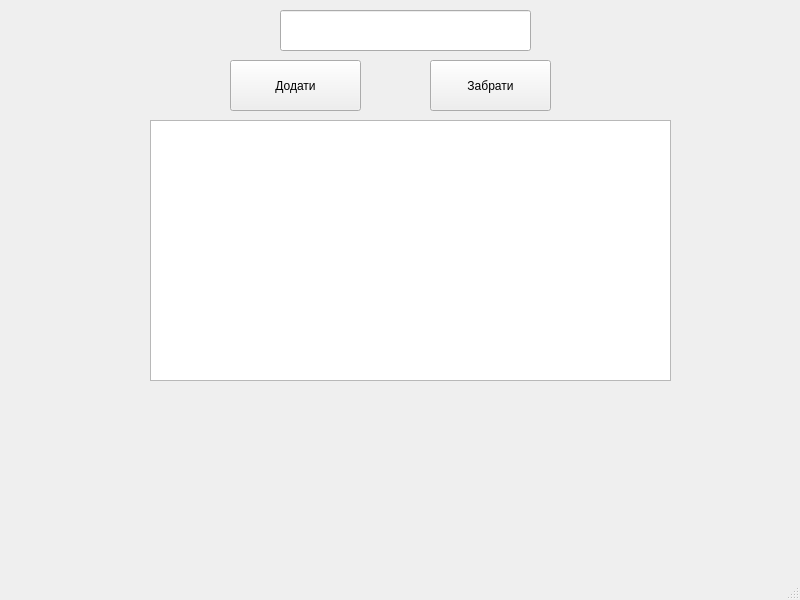
<?xml version="1.0" encoding="UTF-8"?>
<ui version="4.0">
 <class>MainWindow</class>
 <widget class="QMainWindow" name="MainWindow">
  <property name="geometry">
   <rect>
    <x>0</x>
    <y>0</y>
    <width>800</width>
    <height>600</height>
   </rect>
  </property>
  <property name="windowTitle">
   <string>MainWindow</string>
  </property>
  <widget class="QWidget" name="centralwidget">
   <widget class="QLineEdit" name="lineEdit">
    <property name="geometry">
     <rect>
      <x>280</x>
      <y>10</y>
      <width>251</width>
      <height>41</height>
     </rect>
    </property>
    <property name="font">
     <font>
      <pointsize>12</pointsize>
     </font>
    </property>
   </widget>
   <widget class="QPushButton" name="addButton">
    <property name="geometry">
     <rect>
      <x>230</x>
      <y>60</y>
      <width>131</width>
      <height>51</height>
     </rect>
    </property>
    <property name="text">
     <string>Додати</string>
    </property>
   </widget>
   <widget class="QPushButton" name="deleteButton">
    <property name="geometry">
     <rect>
      <x>430</x>
      <y>60</y>
      <width>121</width>
      <height>51</height>
     </rect>
    </property>
    <property name="text">
     <string>Забрати</string>
    </property>
   </widget>
   <widget class="QListWidget" name="listWidget">
    <property name="geometry">
     <rect>
      <x>150</x>
      <y>120</y>
      <width>521</width>
      <height>261</height>
     </rect>
    </property>
    <property name="font">
     <font>
      <pointsize>12</pointsize>
     </font>
    </property>
   </widget>
   <widget class="QLabel" name="label">
    <property name="geometry">
     <rect>
      <x>150</x>
      <y>390</y>
      <width>521</width>
      <height>20</height>
     </rect>
    </property>
    <property name="font">
     <font>
      <pointsize>12</pointsize>
     </font>
    </property>
    <property name="text">
     <string/>
    </property>
    <property name="alignment">
     <set>Qt::AlignmentFlag::AlignCenter</set>
    </property>
   </widget>
  </widget>
  <widget class="QMenuBar" name="menubar">
   <property name="geometry">
    <rect>
     <x>0</x>
     <y>0</y>
     <width>800</width>
     <height>21</height>
    </rect>
   </property>
  </widget>
  <widget class="QStatusBar" name="statusbar"/>
 </widget>
 <resources/>
 <connections/>
</ui>
